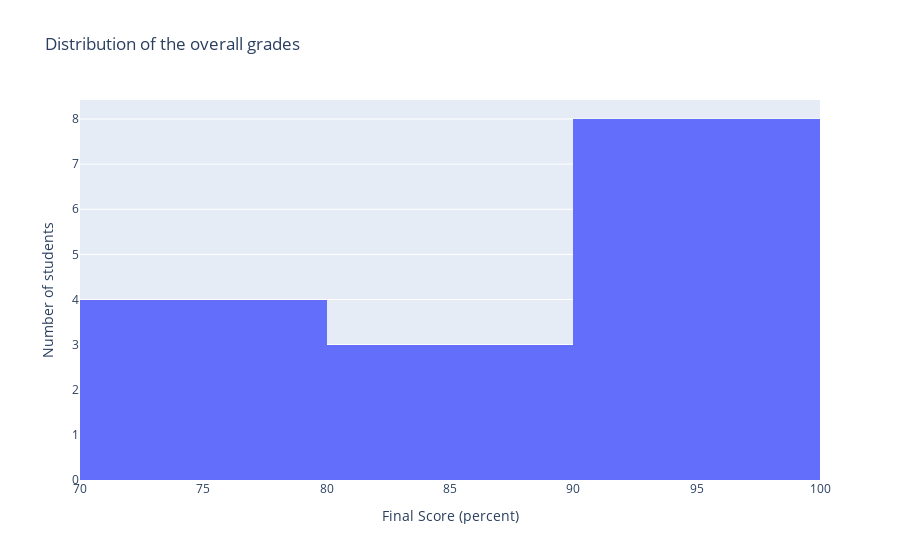

The cell this chart's notebook holds for it:
### Markdown cell above
#### Distribution

### Code cell
import plotly.express as px

fig = px.histogram(
    grades,
    x="Final Score",
    title="Distribution of the overall grades",
    labels={"Final Score": "Final Score (percent)"},
)
fig.update_layout(yaxis_title_text="Number of students")
fig.show()

### Figure 1 — Plotly figure (JSON) as saved in the notebook; plotly's stock layout.template omitted (floating-point values rounded to 4 significant figures)
{"data": [{"bingroup": "x", "hovertemplate": "Final Score (percent)=%{x}<br>count=%{y}<extra></extra>", "legendgroup": "", "marker": {"color": "#636efa", "pattern": {"shape": ""}}, "name": "", "orientation": "v", "showlegend": false, "type": "histogram", "x": [70.64, 71.09, 73.88, 74.99, 86.05, 87.52, 88.54, 94.81, 94.97, 95.26, 95.59, 98.02, 98.05, 98.23, 98.37], "xaxis": "x", "yaxis": "y"}], "layout": {"barmode": "relative", "legend": {"tracegroupgap": 0}, "title": {"text": "Distribution of the overall grades"}, "xaxis": {"anchor": "y", "domain": [0, 1], "title": {"text": "Final Score (percent)"}}, "yaxis": {"anchor": "x", "domain": [0, 1], "title": {"text": "Number of students"}}}}
